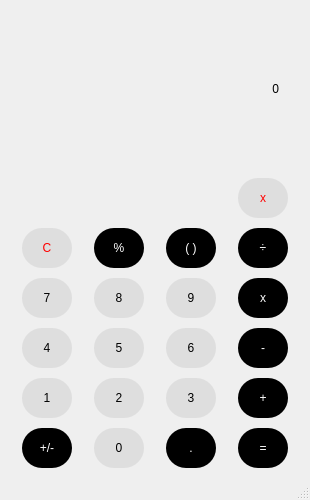
<?xml version="1.0" encoding="UTF-8"?>
<ui version="4.0">
 <class>MainWindow</class>
 <widget class="QMainWindow" name="MainWindow">
  <property name="geometry">
   <rect>
    <x>0</x>
    <y>0</y>
    <width>310</width>
    <height>500</height>
   </rect>
  </property>
  <property name="minimumSize">
   <size>
    <width>310</width>
    <height>500</height>
   </size>
  </property>
  <property name="windowTitle">
   <string>Calculator</string>
  </property>
  <widget class="QWidget" name="centralwidget">
   <property name="minimumSize">
    <size>
     <width>100</width>
     <height>100</height>
    </size>
   </property>
   <property name="maximumSize">
    <size>
     <width>16777215</width>
     <height>16777215</height>
    </size>
   </property>
   <layout class="QGridLayout" name="gridLayout_2" rowstretch="0,0,0,0,0,0,0" columnstretch="0,0,0,0">
    <property name="sizeConstraint">
     <enum>QLayout::SetDefaultConstraint</enum>
    </property>
    <property name="leftMargin">
     <number>10</number>
    </property>
    <property name="topMargin">
     <number>10</number>
    </property>
    <property name="rightMargin">
     <number>10</number>
    </property>
    <property name="bottomMargin">
     <number>10</number>
    </property>
    <property name="spacing">
     <number>10</number>
    </property>
    <item row="0" column="0" colspan="4">
     <widget class="QScrollArea" name="scrollArea">
      <property name="minimumSize">
       <size>
        <width>50</width>
        <height>20</height>
       </size>
      </property>
      <property name="frameShape">
       <enum>QFrame::NoFrame</enum>
      </property>
      <property name="widgetResizable">
       <bool>true</bool>
      </property>
      <widget class="QWidget" name="scrollAreaWidgetContents">
       <property name="geometry">
        <rect>
         <x>0</x>
         <y>0</y>
         <width>266</width>
         <height>137</height>
        </rect>
       </property>
       <property name="minimumSize">
        <size>
         <width>0</width>
         <height>0</height>
        </size>
       </property>
       <layout class="QGridLayout" name="gridLayout">
        <item row="0" column="0">
         <widget class="QLabel" name="outputlabel">
          <property name="styleSheet">
           <string notr="true">font: 700 25pt &quot;Segoe UI&quot;;</string>
          </property>
          <property name="text">
           <string>0</string>
          </property>
          <property name="alignment">
           <set>Qt::AlignRight|Qt::AlignTrailing|Qt::AlignVCenter</set>
          </property>
         </widget>
        </item>
       </layout>
      </widget>
     </widget>
    </item>
    <item row="1" column="3">
     <widget class="QPushButton" name="clearButton">
      <property name="minimumSize">
       <size>
        <width>50</width>
        <height>40</height>
       </size>
      </property>
      <property name="maximumSize">
       <size>
        <width>50</width>
        <height>40</height>
       </size>
      </property>
      <property name="styleSheet">
       <string notr="true">QPushButton
{
background-color: rgb(222, 222, 222);
font: 700 16pt &quot;Segoe UI&quot;;  color: rgb(255, 0, 0);
border-radius:20px;
}
QPushButton:Hover
{
	background-color: rgb(138, 138, 138);
}
QPushButton:pressed
{
	background-color: rgb(179, 179, 179);
}
</string>
      </property>
      <property name="text">
       <string>x</string>
      </property>
     </widget>
    </item>
    <item row="2" column="0">
     <widget class="QPushButton" name="allclearButton">
      <property name="minimumSize">
       <size>
        <width>50</width>
        <height>40</height>
       </size>
      </property>
      <property name="maximumSize">
       <size>
        <width>50</width>
        <height>40</height>
       </size>
      </property>
      <property name="styleSheet">
       <string notr="true">QPushButton
{
background-color: rgb(222, 222, 222);
font: 700 16pt &quot;Segoe UI&quot;;  color: rgb(255, 0, 0);
border-radius:20px;
}
QPushButton:Hover
{
	background-color: rgb(138, 138, 138);
}
QPushButton:pressed
{
	background-color: rgb(179, 179, 179);
}
</string>
      </property>
      <property name="text">
       <string>C</string>
      </property>
     </widget>
    </item>
    <item row="2" column="1">
     <widget class="QPushButton" name="percentButton">
      <property name="minimumSize">
       <size>
        <width>50</width>
        <height>40</height>
       </size>
      </property>
      <property name="maximumSize">
       <size>
        <width>50</width>
        <height>40</height>
       </size>
      </property>
      <property name="styleSheet">
       <string notr="true">QPushButton
{
background-color: rgb(0, 0, 0);
font: 700 14pt &quot;Segoe UI&quot;; color: rgb(255, 255, 255);
border-radius:20px;
}
QPushButton:Hover
{
background-color: rgb(57, 57, 57);
}
QPushButton:pressed
{
	
	background-color: rgb(36, 36, 36);
}
</string>
      </property>
      <property name="text">
       <string>%</string>
      </property>
     </widget>
    </item>
    <item row="2" column="2">
     <widget class="QPushButton" name="bracketsButton">
      <property name="minimumSize">
       <size>
        <width>50</width>
        <height>40</height>
       </size>
      </property>
      <property name="maximumSize">
       <size>
        <width>50</width>
        <height>40</height>
       </size>
      </property>
      <property name="styleSheet">
       <string notr="true">QPushButton
{
background-color: rgb(0, 0, 0);
font: 700 14pt &quot;Segoe UI&quot;; color: rgb(255, 255, 255);
border-radius:20px;
}
QPushButton:Hover
{
background-color: rgb(57, 57, 57);
}
QPushButton:pressed
{
	
	background-color: rgb(36, 36, 36);
}
</string>
      </property>
      <property name="text">
       <string>( )</string>
      </property>
     </widget>
    </item>
    <item row="2" column="3">
     <widget class="QPushButton" name="divideButton">
      <property name="minimumSize">
       <size>
        <width>50</width>
        <height>40</height>
       </size>
      </property>
      <property name="maximumSize">
       <size>
        <width>50</width>
        <height>40</height>
       </size>
      </property>
      <property name="styleSheet">
       <string notr="true">QPushButton
{
background-color: rgb(0, 0, 0);
font: 700 14pt &quot;Segoe UI&quot;; color: rgb(255, 255, 255);
border-radius:20px;
}
QPushButton:Hover
{
background-color: rgb(57, 57, 57);
}
QPushButton:pressed
{
	
	background-color: rgb(36, 36, 36);
}
</string>
      </property>
      <property name="text">
       <string>÷</string>
      </property>
     </widget>
    </item>
    <item row="3" column="0">
     <widget class="QPushButton" name="sevenButton">
      <property name="minimumSize">
       <size>
        <width>50</width>
        <height>40</height>
       </size>
      </property>
      <property name="maximumSize">
       <size>
        <width>50</width>
        <height>40</height>
       </size>
      </property>
      <property name="styleSheet">
       <string notr="true">QPushButton
{
background-color: rgb(222, 222, 222);
font: 700 16pt &quot;Segoe UI&quot;; 
border-radius:20px;
}
QPushButton:Hover
{
	background-color: rgb(138, 138, 138);
}
QPushButton:pressed
{
	background-color: rgb(179, 179, 179);
}
</string>
      </property>
      <property name="text">
       <string>7</string>
      </property>
     </widget>
    </item>
    <item row="3" column="1">
     <widget class="QPushButton" name="eightButton">
      <property name="minimumSize">
       <size>
        <width>50</width>
        <height>40</height>
       </size>
      </property>
      <property name="maximumSize">
       <size>
        <width>50</width>
        <height>40</height>
       </size>
      </property>
      <property name="styleSheet">
       <string notr="true">QPushButton
{
background-color: rgb(222, 222, 222);
font: 700 16pt &quot;Segoe UI&quot;; 
border-radius:20px;
}
QPushButton:Hover
{
	background-color: rgb(138, 138, 138);
}
QPushButton:pressed
{
	background-color: rgb(179, 179, 179);
}
</string>
      </property>
      <property name="text">
       <string>8</string>
      </property>
     </widget>
    </item>
    <item row="3" column="2">
     <widget class="QPushButton" name="nineButton">
      <property name="minimumSize">
       <size>
        <width>50</width>
        <height>40</height>
       </size>
      </property>
      <property name="maximumSize">
       <size>
        <width>50</width>
        <height>40</height>
       </size>
      </property>
      <property name="styleSheet">
       <string notr="true">QPushButton
{
background-color: rgb(222, 222, 222);
font: 700 16pt &quot;Segoe UI&quot;; 
border-radius:20px;
}
QPushButton:Hover
{
	background-color: rgb(138, 138, 138);
}
QPushButton:pressed
{
	background-color: rgb(179, 179, 179);
}
</string>
      </property>
      <property name="text">
       <string>9</string>
      </property>
     </widget>
    </item>
    <item row="3" column="3">
     <widget class="QPushButton" name="xButton">
      <property name="minimumSize">
       <size>
        <width>50</width>
        <height>40</height>
       </size>
      </property>
      <property name="maximumSize">
       <size>
        <width>50</width>
        <height>40</height>
       </size>
      </property>
      <property name="styleSheet">
       <string notr="true">QPushButton
{
background-color: rgb(0, 0, 0);
font: 700 14pt &quot;Segoe UI&quot;; color: rgb(255, 255, 255);
border-radius:20px;
}
QPushButton:Hover
{
background-color: rgb(57, 57, 57);
}
QPushButton:pressed
{
	
	background-color: rgb(36, 36, 36);
}
</string>
      </property>
      <property name="text">
       <string>x</string>
      </property>
     </widget>
    </item>
    <item row="4" column="0">
     <widget class="QPushButton" name="fourButton">
      <property name="minimumSize">
       <size>
        <width>50</width>
        <height>40</height>
       </size>
      </property>
      <property name="maximumSize">
       <size>
        <width>50</width>
        <height>40</height>
       </size>
      </property>
      <property name="styleSheet">
       <string notr="true">QPushButton
{
background-color: rgb(222, 222, 222);
font: 700 16pt &quot;Segoe UI&quot;; 
border-radius:20px;
}
QPushButton:Hover
{
	background-color: rgb(138, 138, 138);
}
QPushButton:pressed
{
	background-color: rgb(179, 179, 179);
}
</string>
      </property>
      <property name="text">
       <string>4</string>
      </property>
     </widget>
    </item>
    <item row="4" column="1">
     <widget class="QPushButton" name="fiveButton">
      <property name="minimumSize">
       <size>
        <width>50</width>
        <height>40</height>
       </size>
      </property>
      <property name="maximumSize">
       <size>
        <width>50</width>
        <height>40</height>
       </size>
      </property>
      <property name="styleSheet">
       <string notr="true">QPushButton
{
background-color: rgb(222, 222, 222);
font: 700 16pt &quot;Segoe UI&quot;; 
border-radius:20px;
}
QPushButton:Hover
{
	background-color: rgb(138, 138, 138);
}
QPushButton:pressed
{
	background-color: rgb(179, 179, 179);
}
</string>
      </property>
      <property name="text">
       <string>5</string>
      </property>
     </widget>
    </item>
    <item row="4" column="2">
     <widget class="QPushButton" name="sixButton">
      <property name="minimumSize">
       <size>
        <width>50</width>
        <height>40</height>
       </size>
      </property>
      <property name="maximumSize">
       <size>
        <width>50</width>
        <height>40</height>
       </size>
      </property>
      <property name="styleSheet">
       <string notr="true">QPushButton
{
background-color: rgb(222, 222, 222);
font: 700 16pt &quot;Segoe UI&quot;; 
border-radius:20px;
}
QPushButton:Hover
{
	background-color: rgb(138, 138, 138);
}
QPushButton:pressed
{
	background-color: rgb(179, 179, 179);
}
</string>
      </property>
      <property name="text">
       <string>6</string>
      </property>
     </widget>
    </item>
    <item row="4" column="3">
     <widget class="QPushButton" name="minusButton">
      <property name="minimumSize">
       <size>
        <width>50</width>
        <height>40</height>
       </size>
      </property>
      <property name="maximumSize">
       <size>
        <width>50</width>
        <height>40</height>
       </size>
      </property>
      <property name="styleSheet">
       <string notr="true">QPushButton
{
background-color: rgb(0, 0, 0);
font: 700 14pt &quot;Segoe UI&quot;; color: rgb(255, 255, 255);
border-radius:20px;
}
QPushButton:Hover
{
background-color: rgb(57, 57, 57);
}
QPushButton:pressed
{
	
	background-color: rgb(36, 36, 36);
}
</string>
      </property>
      <property name="text">
       <string>-</string>
      </property>
     </widget>
    </item>
    <item row="5" column="0">
     <widget class="QPushButton" name="oneButton">
      <property name="minimumSize">
       <size>
        <width>50</width>
        <height>40</height>
       </size>
      </property>
      <property name="maximumSize">
       <size>
        <width>50</width>
        <height>40</height>
       </size>
      </property>
      <property name="styleSheet">
       <string notr="true">QPushButton
{
background-color: rgb(222, 222, 222);
font: 700 16pt &quot;Segoe UI&quot;; 
border-radius:20px;
}
QPushButton:Hover
{
	background-color: rgb(138, 138, 138);
}
QPushButton:pressed
{
	background-color: rgb(179, 179, 179);
}
</string>
      </property>
      <property name="text">
       <string>1</string>
      </property>
     </widget>
    </item>
    <item row="5" column="1">
     <widget class="QPushButton" name="twoButton">
      <property name="minimumSize">
       <size>
        <width>50</width>
        <height>40</height>
       </size>
      </property>
      <property name="maximumSize">
       <size>
        <width>50</width>
        <height>40</height>
       </size>
      </property>
      <property name="styleSheet">
       <string notr="true">QPushButton
{
background-color: rgb(222, 222, 222);
font: 700 16pt &quot;Segoe UI&quot;; 
border-radius:20px;
}
QPushButton:Hover
{
	background-color: rgb(138, 138, 138);
}
QPushButton:pressed
{
	background-color: rgb(179, 179, 179);
}
</string>
      </property>
      <property name="text">
       <string>2</string>
      </property>
     </widget>
    </item>
    <item row="5" column="2">
     <widget class="QPushButton" name="threeButton">
      <property name="minimumSize">
       <size>
        <width>50</width>
        <height>40</height>
       </size>
      </property>
      <property name="maximumSize">
       <size>
        <width>50</width>
        <height>40</height>
       </size>
      </property>
      <property name="styleSheet">
       <string notr="true">QPushButton
{
background-color: rgb(222, 222, 222);
font: 700 16pt &quot;Segoe UI&quot;; 
border-radius:20px;
}
QPushButton:Hover
{
	background-color: rgb(138, 138, 138);
}
QPushButton:pressed
{
	background-color: rgb(179, 179, 179);
}
</string>
      </property>
      <property name="text">
       <string>3</string>
      </property>
     </widget>
    </item>
    <item row="5" column="3">
     <widget class="QPushButton" name="plusButton">
      <property name="minimumSize">
       <size>
        <width>50</width>
        <height>40</height>
       </size>
      </property>
      <property name="maximumSize">
       <size>
        <width>50</width>
        <height>40</height>
       </size>
      </property>
      <property name="styleSheet">
       <string notr="true">QPushButton
{
background-color: rgb(0, 0, 0);
font: 700 14pt &quot;Segoe UI&quot;; color: rgb(255, 255, 255);
border-radius:20px;
}
QPushButton:Hover
{
background-color: rgb(57, 57, 57);
}
QPushButton:pressed
{
	
	background-color: rgb(36, 36, 36);
}
</string>
      </property>
      <property name="text">
       <string>+</string>
      </property>
     </widget>
    </item>
    <item row="6" column="0">
     <widget class="QPushButton" name="plusmiusButton">
      <property name="minimumSize">
       <size>
        <width>50</width>
        <height>40</height>
       </size>
      </property>
      <property name="maximumSize">
       <size>
        <width>50</width>
        <height>40</height>
       </size>
      </property>
      <property name="styleSheet">
       <string notr="true">QPushButton
{
background-color: rgb(0, 0, 0);
font: 700 14pt &quot;Segoe UI&quot;; color: rgb(255, 255, 255);
border-radius:20px;
}
QPushButton:Hover
{
background-color: rgb(57, 57, 57);
}
QPushButton:pressed
{
	
	background-color: rgb(36, 36, 36);
}
</string>
      </property>
      <property name="text">
       <string>+/-</string>
      </property>
     </widget>
    </item>
    <item row="6" column="1">
     <widget class="QPushButton" name="zeroButton">
      <property name="minimumSize">
       <size>
        <width>50</width>
        <height>40</height>
       </size>
      </property>
      <property name="maximumSize">
       <size>
        <width>50</width>
        <height>40</height>
       </size>
      </property>
      <property name="styleSheet">
       <string notr="true">QPushButton
{
background-color: rgb(222, 222, 222);
font: 700 16pt &quot;Segoe UI&quot;; 
border-radius:20px;
}
QPushButton:Hover
{
	background-color: rgb(138, 138, 138);
}
QPushButton:pressed
{
	background-color: rgb(179, 179, 179);
}
</string>
      </property>
      <property name="text">
       <string>0</string>
      </property>
     </widget>
    </item>
    <item row="6" column="2">
     <widget class="QPushButton" name="decimalButton">
      <property name="minimumSize">
       <size>
        <width>50</width>
        <height>40</height>
       </size>
      </property>
      <property name="maximumSize">
       <size>
        <width>50</width>
        <height>40</height>
       </size>
      </property>
      <property name="styleSheet">
       <string notr="true">QPushButton
{
background-color: rgb(0, 0, 0);
font: 700 14pt &quot;Segoe UI&quot;; color: rgb(255, 255, 255);
border-radius:20px;
}
QPushButton:Hover
{
background-color: rgb(57, 57, 57);
}
QPushButton:pressed
{
	
	background-color: rgb(36, 36, 36);
}
</string>
      </property>
      <property name="text">
       <string>.</string>
      </property>
     </widget>
    </item>
    <item row="6" column="3">
     <widget class="QPushButton" name="equalButton">
      <property name="minimumSize">
       <size>
        <width>50</width>
        <height>40</height>
       </size>
      </property>
      <property name="maximumSize">
       <size>
        <width>50</width>
        <height>40</height>
       </size>
      </property>
      <property name="styleSheet">
       <string notr="true">QPushButton
{
background-color: rgb(0, 0, 0);
font: 700 14pt &quot;Segoe UI&quot;; color: rgb(255, 255, 255);
border-radius:20px;
}
QPushButton:Hover
{
background-color: rgb(57, 57, 57);
}
QPushButton:pressed
{
	
	background-color: rgb(36, 36, 36);
}
</string>
      </property>
      <property name="text">
       <string>=</string>
      </property>
     </widget>
    </item>
   </layout>
  </widget>
  <widget class="QMenuBar" name="menubar">
   <property name="geometry">
    <rect>
     <x>0</x>
     <y>0</y>
     <width>310</width>
     <height>22</height>
    </rect>
   </property>
  </widget>
  <widget class="QStatusBar" name="statusbar"/>
 </widget>
 <resources/>
 <connections/>
</ui>
